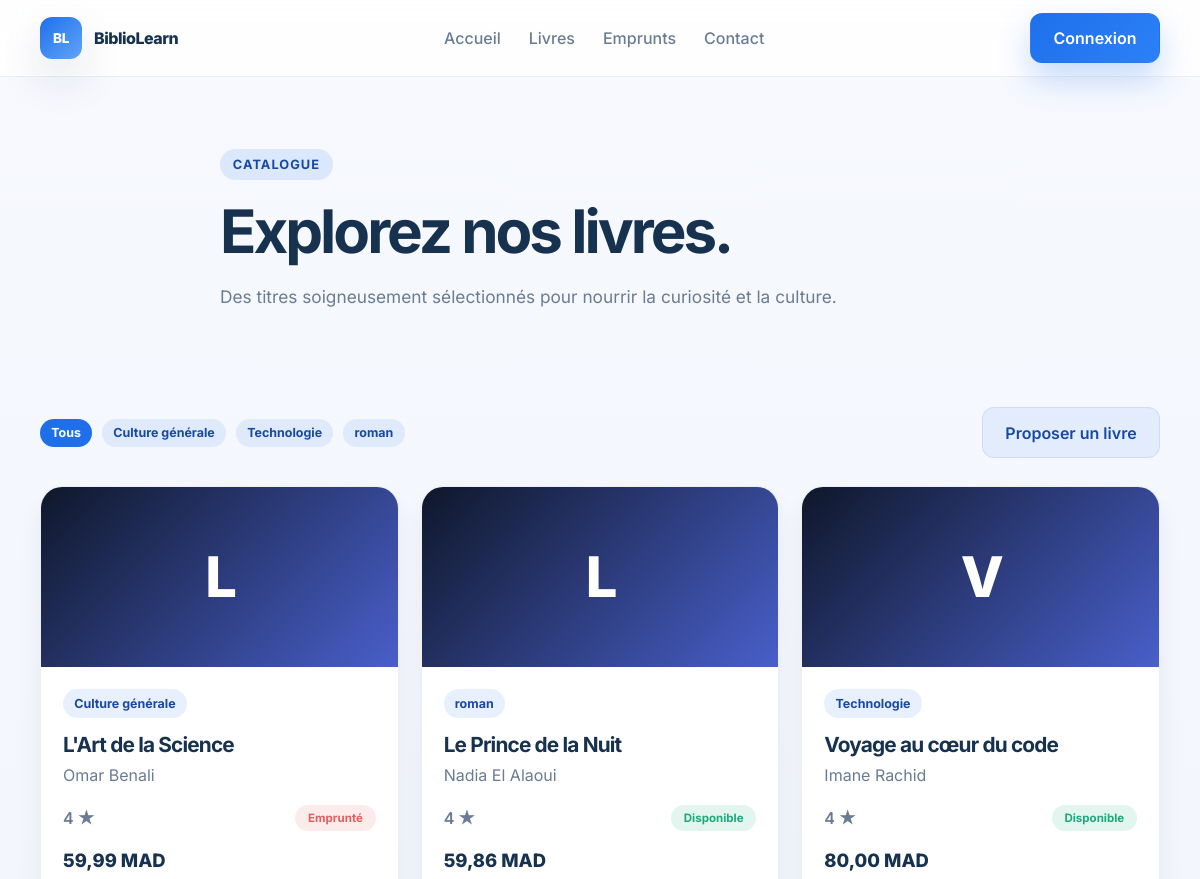
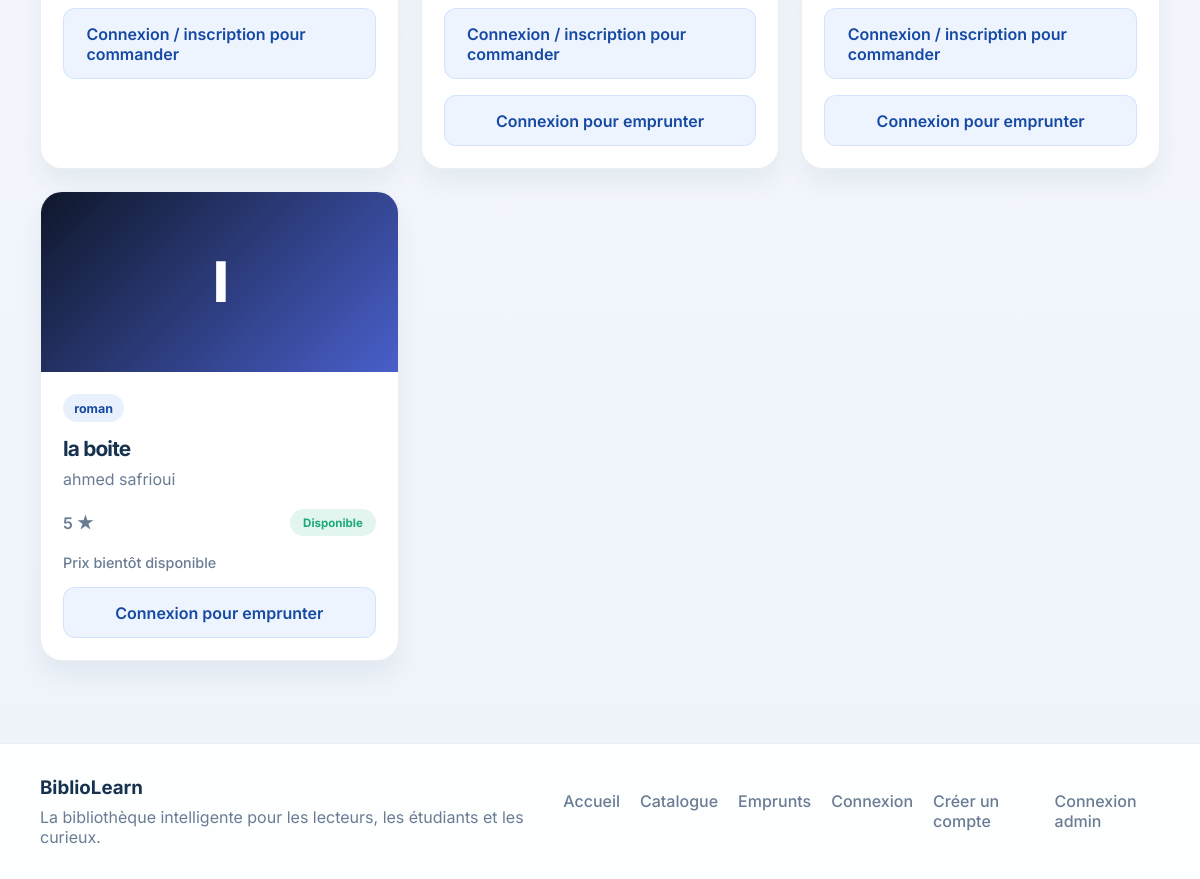
/livres/, run on the app's committed database (2 pictures, top to bottom).
### pages/models.py (models this page shows, shortened)
class Category(models.Model):
    name = models.CharField("nom", max_length=100, unique=True)
    class Meta:
        ordering = ["name"]
        verbose_name = "catégorie"
        verbose_name_plural = "catégories"

class Book(models.Model):
    class Status(models.TextChoices):
        AVAILABLE = "disponible", "Disponible"
        RESERVED = "reserve", "Réservé"
        BORROWED = "emprunte", "Emprunté"
    title = models.CharField("titre", max_length=200)
    author = models.CharField("auteur", max_length=150)
    category = models.ForeignKey(
        Category,
        on_delete=models.PROTECT,
        related_name="books",
        verbose_name="catégorie",
    )
    rating = models.PositiveSmallIntegerField(
        "note",
        default=5,
        validators=[MinValueValidator(1), MaxValueValidator(5)],
    )
    price = models.DecimalField(
        "prix (MAD)",
        max_digits=8,
        decimal_places=2,
        default=Decimal("0.00"),
        validators=[MinValueValidator(Decimal("0.00"))],
    )
    status = models.CharField(
        "statut",
        max_length=12,
        choices=Status.choices,
        default=Status.AVAILABLE,
    )
    class Meta:
        ordering = ["title"]
        verbose_name = "livre"
        verbose_name_plural = "livres"

### pages/views.py (the view)
# urls.py: path("livres/", views.livres, name="livres"),
def livres(request):
    categories = Category.objects.all()
    books = Book.objects.select_related("category")
    selected_category_id = None
    category_id = request.GET.get("category")
    if category_id:
        if not category_id.isdecimal():
            raise Http404("Catégorie introuvable.")
        selected_category = get_object_or_404(Category, pk=int(category_id))
        selected_category_id = selected_category.pk
        books = books.filter(category_id=selected_category_id)
    return render(
        request,
        "pages/livres.html",
        {
            "books": books,
            "categories": categories,
            "selected_category_id": selected_category_id,
        },
    )

### pages/Templates/pages/livres.html (shortened to what this page needs)
{% extends 'base.html' %}
{% block content %}
<section class="page-hero">
    <div class="container narrow">
        <span class="eyebrow">Catalogue</span>
        <h1>Explorez nos livres.</h1>
        <p>Des titres soigneusement sélectionnés pour nourrir la curiosité et la culture.</p>
    </div>
</section>
<section class="section">
    <div class="container">
        <div class="toolbar">
            <div class="chip-group">
                <a class="chip {% if not selected_category_id %}active{% endif %}" href="{% url 'livres' %}">Tous</a>
                {% for category in categories %}
                <a class="chip {% if category.id == selected_category_id %}active{% endif %}" href="{% url 'livres' %}?category={{ category.id }}">{{ category.name }}</a>
                {% endfor %}
            </div>
            <a href="{% url 'contact' %}" class="btn btn-secondary">Proposer un livre</a>
        </div>
        <div class="book-grid browse-grid">
            {% for book in books %}
            <article class="book-card large-card-book">
                <div class="cover-accent alt">{{ book.title|slice:':1' }}</div>
                <div class="book-body">
                    <span class="chip">{{ book.category.name }}</span>
                    <h3>{{ book.title }}</h3>
                    <p>{{ book.author }}</p>
                    <div class="book-meta">
                        <span>{{ book.rating }} ★</span>
                        <span class="status status-{{ book.status }}">{{ book.get_status_display }}</span>
                    </div>
                    {% if book.price > 0 %}
                    <p class="book-price">{{ book.price|floatformat:2 }} MAD</p>
                    {% if user.is_authenticated %}
                    <a class="btn btn-primary order-book-button" href="{% url 'commander_livre' book.pk %}">Commander</a>
                    {% else %}
                    <a class="btn btn-secondary order-book-button" href="{% url 'commander_livre' book.pk %}">Connexion / inscription pour commander</a>
                    {% endif %}
                    {% else %}
                    <p class="book-price unavailable-price">Prix bientôt disponible</p>
                    {% endif %}
                    {% if book.status == "disponible" %}
                    {% if user.is_authenticated %}
                    <a class="btn btn-secondary order-book-button" href="{% url 'emprunts' %}?book={{ book.pk }}">Demander un emprunt</a>
                    {% else %}
                    <a class="btn btn-secondary order-book-button" href="{% url 'customer_login' %}?next={% url 'emprunts' %}%3Fbook%3D{{ book.pk }}">Connexion pour emprunter</a>
                    {% endif %}
                    {% endif %}
                </div>
            </article>
            {% empty %}
            <p class="empty-state">Le catalogue est vide pour le moment. Ajoutez vos premiers livres depuis l’administration.</p>
            {% endfor %}
        </div>
    </div>
</section>
{% endblock %}

### pages/static/pages/css/styles.css (style rules this page uses)
:root { --bg: #f4f7fb; --surface: #ffffff; --surface-soft: #eef5ff; --primary: #1f6feb; --primary-dark: #1649a3; --primary-soft: rgba(31, 111, 235, 0.12); --text: #16324f; --muted: #6a7c93; --border: rgba(22, 50, 79, 0.08); --shadow: 0 20px 45px rgba(20, 35, 64, 0.12); --success: #1ea97c; --warning: #f7a82d; --danger: #e55c5c; }
* { box-sizing: border-box; }
html { scroll-behavior: smooth; }
body { margin: 0; font-family: 'Inter', sans-serif; background: linear-gradient(180deg, #f7f9fe 0%, #eef3fa 100%); color: var(--text); }
a { color: inherit; text-decoration: none; }
.container { width: min(1120px, calc(100% - 32px)); margin: 0 auto; }
.btn { display: inline-flex; align-items: center; justify-content: center; border-radius: 12px; padding: 0.9rem 1.4rem; border: 1px solid transparent; font-weight: 600; transition: transform 0.2s ease, box-shadow 0.2s ease; }
.btn-secondary { background: rgba(31, 111, 235, 0.08); border-color: rgba(31, 111, 235, 0.12); color: var(--primary-dark); }
.eyebrow { display: inline-block; padding: 0.5rem 0.8rem; border-radius: 999px; background: var(--primary-soft); color: var(--primary-dark); font-size: 0.8rem; font-weight: 700; text-transform: uppercase; letter-spacing: 0.08em; }
.hero-copy h1, .page-hero h1, .section-head h2, .two-col h2 { margin: 18px 0 18px; line-height: 1.1; letter-spacing: -0.05em; font-size: clamp(2.4rem, 5vw, 4rem); }
.hero-copy p, .page-hero p { margin: 0; max-width: 620px; color: var(--muted); font-size: 1.08rem; line-height: 1.7; }
.stat-card, .book-card, .info-panel, .contact-card, .info-box, .table-card-wrap { background: var(--surface); border: 1px solid var(--border); border-radius: 22px; box-shadow: 0 14px 24px rgba(25, 43, 72, 0.06); }
.section { padding: 82px 0; }
.book-grid { display: grid; grid-template-columns: repeat(3, minmax(0, 1fr)); gap: 22px; }
.book-card { overflow: hidden; }
.cover-accent { display: flex; align-items: center; justify-content: center; height: 180px; font-size: clamp(2.4rem, 5vw, 3.5rem); font-weight: 800; letter-spacing: -0.06em; background: linear-gradient(135deg, #1c7ef0 0%, #67b1ff 100%); color: white; }
.cover-accent.alt { background: linear-gradient(135deg, #0f172a 0%, #495fca 100%); }
.book-body { padding: 22px; }
.chip { display: inline-flex; align-items: center; padding: 0.42rem 0.7rem; border-radius: 999px; background: rgba(31, 111, 235, 0.1); color: var(--primary-dark); font-size: 0.78rem; font-weight: 700; }
.book-card h3 { margin: 14px 0 8px; font-size: 1.3rem; letter-spacing: -0.04em; }
.book-card p { margin: 0; color: var(--muted); }
.book-meta { display: flex; align-items: center; justify-content: space-between; gap: 12px; margin-top: 20px; color: var(--muted); font-weight: 600; }
.book-price { margin: 18px 0 0 !important; color: var(--text) !important; font-size: 1.15rem; font-weight: 800; }
.unavailable-price { color: var(--muted) !important; font-size: 0.9rem; font-weight: 500; }
.order-book-button { width: 100%; margin-top: 16px; }
.page-hero { padding: 72px 0 14px; }
.narrow { max-width: 760px; }
.toolbar { display: flex; align-items: center; justify-content: space-between; gap: 18px; margin-bottom: 28px; flex-wrap: wrap; }
.chip-group { display: flex; flex-wrap: wrap; gap: 10px; }
.chip.active { background: var(--primary); color: #fff; }
.status { display: inline-flex; align-items: center; padding: 0.4rem 0.8rem; border-radius: 999px; font-size: 0.72rem; font-weight: 700; }
.status-disponible, .status-rendu { background: rgba(30, 169, 124, 0.12); color: var(--success); }
.status-emprunte, .status-en-retard { background: rgba(229, 92, 92, 0.12); color: var(--danger); }

### data on the page
Category: name "Culture générale"
Category: name "Technologie"
Category: name "roman"
Book: title "L", category.name "Culture générale", title "L'Art de la Science", author "Omar Benali", rating "4", status "Emprunté", price "59,99", shows "Connexion / inscription pour commander"
Book: title "L", category.name "roman", title "Le Prince de la Nuit", author "Nadia El Alaoui", rating "4", status "Disponible", price "59,86", shows "Connexion / inscription pour commander"
Book: title "V", category.name "Technologie", title "Voyage au cœur du code", author "Imane Rachid", rating "4", status "Disponible", price "80,00", shows "Connexion / inscription pour commander"
Book: title "l", category.name "roman", title "la boite", author "ahmed safrioui", rating "5", status "Disponible", price "Prix bientôt disponible"
